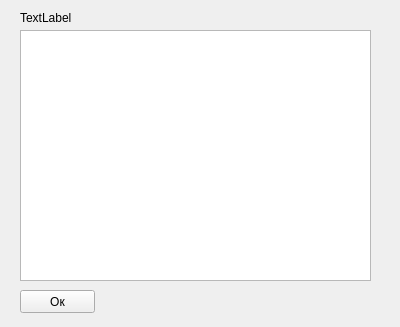
<?xml version="1.0" encoding="UTF-8"?>
<ui version="4.0">
 <class>ShowData</class>
 <widget class="QWidget" name="ShowData">
  <property name="geometry">
   <rect>
    <x>0</x>
    <y>0</y>
    <width>400</width>
    <height>327</height>
   </rect>
  </property>
  <property name="windowTitle">
   <string>Показать информацию</string>
  </property>
  <widget class="QTextEdit" name="textEdit">
   <property name="geometry">
    <rect>
     <x>20</x>
     <y>30</y>
     <width>351</width>
     <height>251</height>
    </rect>
   </property>
  </widget>
  <widget class="QLabel" name="label_data">
   <property name="geometry">
    <rect>
     <x>20</x>
     <y>10</y>
     <width>181</width>
     <height>16</height>
    </rect>
   </property>
   <property name="text">
    <string>TextLabel</string>
   </property>
  </widget>
  <widget class="QPushButton" name="pushButton">
   <property name="geometry">
    <rect>
     <x>20</x>
     <y>290</y>
     <width>75</width>
     <height>23</height>
    </rect>
   </property>
   <property name="text">
    <string>Ок</string>
   </property>
  </widget>
 </widget>
 <resources/>
 <connections/>
</ui>
